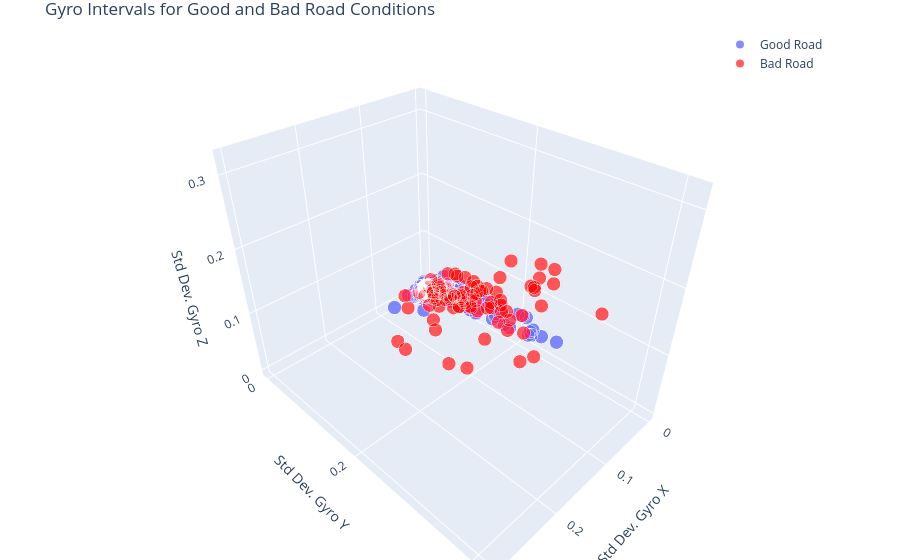

Source (notebook cell):
### Markdown cell above
### Gyro: Good Road vs. Bad Road

### Code cell
goodRoadPoints = go.Scatter3d(
    x=goodRoadDF['sdGyroX'],
    y=goodRoadDF['sdGyroY'],
    z=goodRoadDF['sdGyroZ'],
    name="Good Road",
    mode='markers',
    marker=dict(
        size=8,
        line=dict(
            color='rgba(217, 217, 217, 0.14)',
            width=0.5
        ),
        opacity=0.8
    )
)

badRoadPoints = go.Scatter3d(
    x=badRoadDF['sdGyroX'],
    y=badRoadDF['sdGyroY'],
    z=badRoadDF['sdGyroZ'],
    name="Bad Road",
    mode='markers',
    marker=dict(
        size=8,
        color='rgba(256,0,0,0.8)',
        line=dict(
            color='rgba(217, 217, 217, 0.14)',
            width=0.5
        ),
        opacity=0.8
    )
)

data = [goodRoadPoints, badRoadPoints]
layout = go.Layout(
    margin=dict(l=0, r=0, b=0, t=30),
    title="Gyro Intervals for Good and Bad Road Conditions",
    legend=dict(x=0.8, y=1),
    scene=go.Scene(
        xaxis=go.XAxis(title='Std Dev. Gyro X'),
        yaxis=go.YAxis(title='Std Dev. Gyro Y'),
        zaxis=go.ZAxis(title='Std Dev. Gyro Z')
    )
)
fig = go.Figure(data=data, layout=layout)
iplot(fig, filename='simple-3d-scatter')
